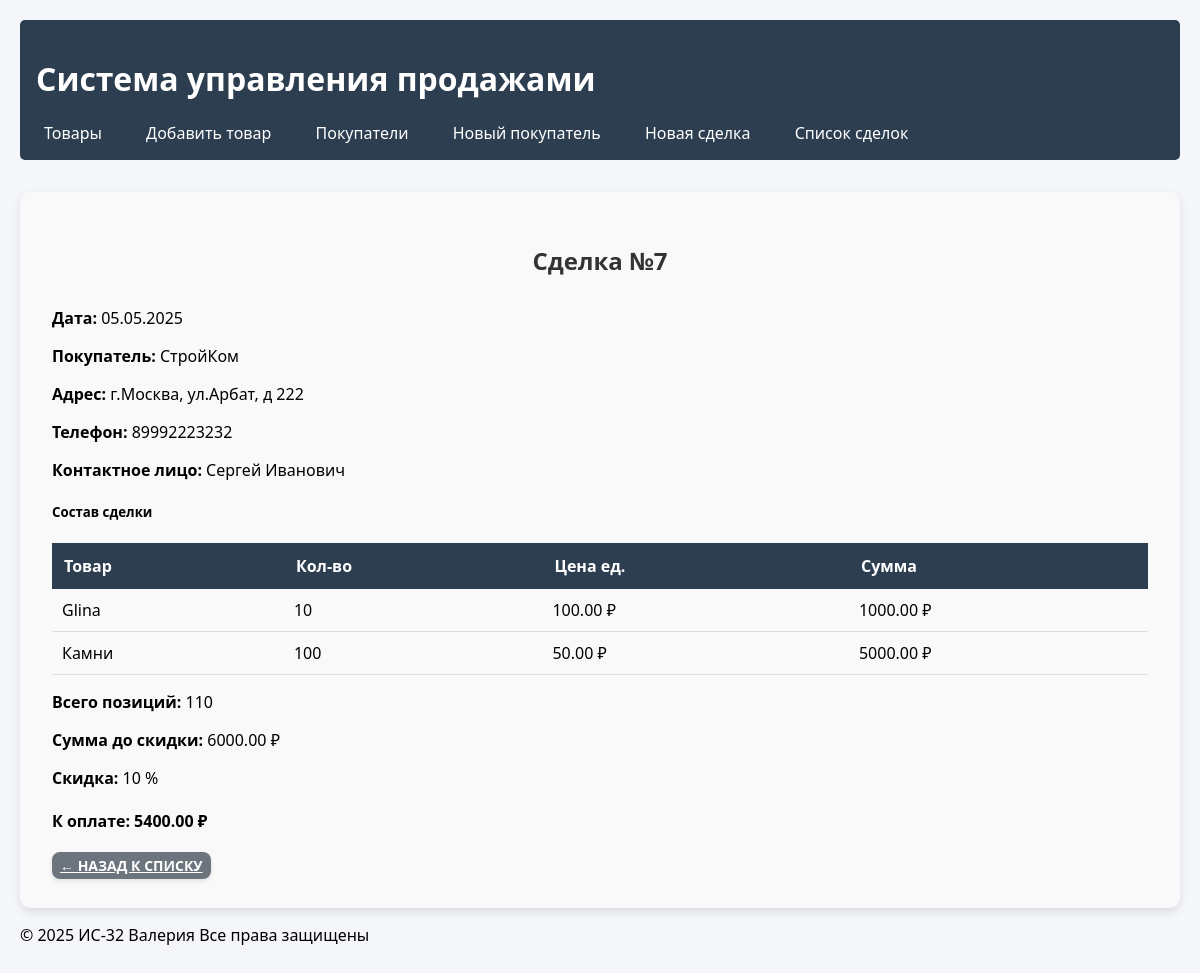
Screenshot of /deals/7/ with the database file from the repository.
### sales/models.py (models this page shows, shortened)
class Deal(models.Model):
    customer    = models.ForeignKey(Customer, on_delete=models.CASCADE, verbose_name="Клиент")
    date        = models.DateField("Дата", auto_now_add=True)
    @property
    def total_quantity(self):
        return sum(item.quantity for item in self.items.all())
    @property
    def discount(self):
        qty = self.total_quantity
        if qty >= 1000: return Decimal('0.20')
        if qty >= 100:  return Decimal('0.10')
        if qty >= 10:   return Decimal('0.05')
        return Decimal('0')
    @property
    def subtotal(self):
        return sum(item.product.price * item.quantity for item in self.items.all())
    @property
    def total(self):
        return self.subtotal * (1 - self.discount)

class Customer(models.Model):
    name           = models.CharField("Покупатель", max_length=255)
    address        = models.TextField("Адрес", blank=True)
    phone          = models.CharField("Телефон", max_length=20, blank=True)
    contact_person = models.CharField("Контактное лицо", max_length=255, blank=True)

class DealItem(models.Model):
    deal     = models.ForeignKey(Deal, related_name='items', on_delete=models.CASCADE)
    product  = models.ForeignKey(Product, on_delete=models.CASCADE)
    quantity = models.PositiveIntegerField("Количество", default=1)

class Product(models.Model):
    name  = models.CharField("Наименование", max_length=255)
    price = models.DecimalField("Цена", max_digits=10, decimal_places=2)

### sales/views.py (the view)
# urls.py: path('deals/<int:pk>/', views.deal_detail, name='deal_detail'),
def deal_detail(request, pk):
    deal = get_object_or_404(Deal, pk=pk)
    return render(request, 'sales/deal_detail.html', {'deal': deal})

### sales/templatetags/math_filters.py (called while the page is built)
@register.filter
def mul(value, arg):
    try:
        return float(value) * float(arg)
    except:
        return ''

### sales/templates/sales/deal_detail.html (shortened to what this page needs)
{% extends 'sales/base.html' %}
{% load humanize math_filters %}
{% block content %}
<div class="container mt-5">
  <h2 class="mb-4">Сделка №{{ deal.id }}</h2>
  <p><strong>Дата:</strong> {{ deal.date|date:"d.m.Y" }}</p>
  <p><strong>Покупатель:</strong> {{ deal.customer.name }}</p>
  <p><strong>Адрес:</strong> {{ deal.customer.address }}</p>
  <p><strong>Телефон:</strong> {{ deal.customer.phone }}</p>
  <p><strong>Контактное лицо:</strong> {{ deal.customer.contact_person }}</p>
  <h5 class="mt-4">Состав сделки</h5>
  <table class="table table-bordered">
    <thead>
      <tr>
        <th>Товар</th>
        <th>Кол-во</th>
        <th>Цена ед.</th>
        <th>Сумма</th>
      </tr>
    </thead>
    <tbody>
      {% for item in deal.items.all %}
      <tr>
        <td>{{ item.product.name }}</td>
        <td>{{ item.quantity }}</td>
        <td>{{ item.product.price|floatformat:2 }} ₽</td>
        <td>{{ item.product.price|mul:item.quantity|floatformat:2 }} ₽</td>
      </tr>
      {% endfor %}
    </tbody>
  </table>
  <div class="mt-3">
    <p><strong>Всего позиций:</strong> {{ deal.total_quantity }}</p>
    <p><strong>Сумма до скидки:</strong> {{ deal.subtotal|floatformat:2 }} ₽</p>
    <p><strong>Скидка:</strong> {{ deal.discount|mul:100|floatformat:0 }} %</p>
    <h4>К оплате: {{ deal.total|floatformat:2 }} ₽</h4>
  </div>
  <a href="{% url 'sales:deal_list' %}" class="btn btn-secondary mt-3">← Назад к списку</a>
</div>
{% endblock %}

### static/sales/style.css (style rules this page uses)
:root { --primary-color: #2c3e50; --secondary-color: #3498db; }
body { font-family: 'Segoe UI', Tahoma, Geneva, Verdana, sans-serif; margin: 0; padding: 20px; background-color: #f5f6fa; }
.container { background-color: white; padding: 2rem; border-radius: 5px; box-shadow: 0 2px 5px rgba(0,0,0,0.1); }
table { width: 100%; border-collapse: collapse; margin: 1rem 0; }
th { background-color: var(--primary-color); color: white; padding: 12px; text-align: left; }
td { padding: 10px; border-bottom: 1px solid #ddd; }
.container { background-color: #f9f9f9; border-radius: 10px; box-shadow: 0 4px 8px rgba(0, 0, 0, 0.1); }
h2 { text-align: center; margin-bottom: 30px; color: #333; }
.btn { border-radius: 0.5rem; padding: 10px 20px; font-size: 1rem; font-weight: 600; text-transform: uppercase; border: none; cursor: pointer; transition: all 0.3s ease; box-shadow: 0 2px 4px rgba(0, 0, 0, 0.1); }
.btn-secondary { background-color: #6c757d; color: white; }

### sales/templates/sales/base.html (style rules this page uses)
.btn { border-radius: 0.5rem; font-size: 0.875rem; padding: 0.25rem 0.5rem; font-weight: 600; text-transform: uppercase; border: none; cursor: pointer; transition: all 0.3s ease; box-shadow: 0 2px 4px rgba(0, 0, 0, 0.1); }
.btn-secondary { background-color: #6c757d; color: white; }

### rows the page displays
Deal: id "7", date "05.05.2025", customer.name "СтройКом", customer.address "г.Москва, ул.Арбат, д 222", customer.phone "89992223232", customer.contact_person "Сергей Иванович", total_quantity "110", subtotal "6000.00", discount|mul "10", total "5400.00"
DealItem: product.name "Glina", quantity "10", product.price "100.00", product.price|mul "1000.00"
DealItem: product.name "Камни", quantity "100", product.price "50.00", product.price|mul "5000.00"
